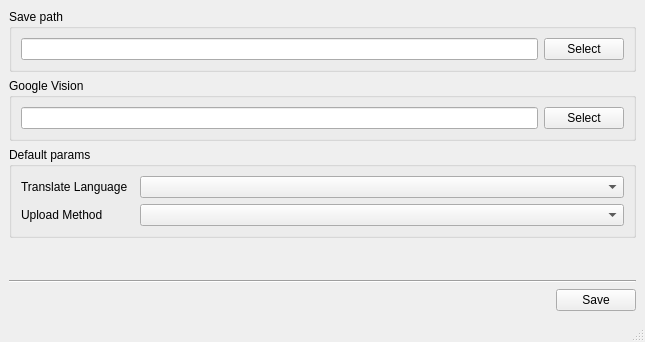
<?xml version="1.0" encoding="UTF-8"?>
<ui version="4.0">
 <class>MainWindow</class>
 <widget class="QMainWindow" name="MainWindow">
  <property name="geometry">
   <rect>
    <x>0</x>
    <y>0</y>
    <width>645</width>
    <height>342</height>
   </rect>
  </property>
  <property name="maximumSize">
   <size>
    <width>16777215</width>
    <height>16777215</height>
   </size>
  </property>
  <property name="windowTitle">
   <string>ScreenerQt: Settings</string>
  </property>
  <widget class="QWidget" name="centralwidget">
   <layout class="QGridLayout" name="gridLayout_2">
    <item row="5" column="0">
     <spacer name="horizontalSpacer">
      <property name="orientation">
       <enum>Qt::Horizontal</enum>
      </property>
      <property name="sizeHint" stdset="0">
       <size>
        <width>40</width>
        <height>20</height>
       </size>
      </property>
     </spacer>
    </item>
    <item row="0" column="0" colspan="2">
     <widget class="QGroupBox" name="groupBox">
      <property name="title">
       <string>Save path</string>
      </property>
      <layout class="QGridLayout" name="gridLayout">
       <item row="0" column="0">
        <layout class="QHBoxLayout" name="horizontalLayout">
         <item>
          <widget class="QLineEdit" name="input_dir">
           <property name="readOnly">
            <bool>true</bool>
           </property>
          </widget>
         </item>
         <item>
          <widget class="QPushButton" name="pushButton">
           <property name="text">
            <string>Select</string>
           </property>
          </widget>
         </item>
        </layout>
       </item>
      </layout>
     </widget>
    </item>
    <item row="5" column="1">
     <widget class="QPushButton" name="pushButton_3">
      <property name="text">
       <string>Save</string>
      </property>
     </widget>
    </item>
    <item row="1" column="0" colspan="2">
     <widget class="QGroupBox" name="groupBox_2">
      <property name="title">
       <string>Google Vision</string>
      </property>
      <layout class="QGridLayout" name="gridLayout_3">
       <item row="0" column="0">
        <layout class="QHBoxLayout" name="horizontalLayout_2">
         <item>
          <widget class="QLineEdit" name="input_cloud">
           <property name="readOnly">
            <bool>false</bool>
           </property>
          </widget>
         </item>
         <item>
          <widget class="QPushButton" name="pushButton_2">
           <property name="text">
            <string>Select</string>
           </property>
          </widget>
         </item>
        </layout>
       </item>
      </layout>
     </widget>
    </item>
    <item row="2" column="0" colspan="2">
     <widget class="QGroupBox" name="groupBox_3">
      <property name="title">
       <string>Default params</string>
      </property>
      <layout class="QFormLayout" name="formLayout">
       <item row="0" column="0">
        <layout class="QVBoxLayout" name="verticalLayout_2">
         <item>
          <widget class="QLabel" name="label_2">
           <property name="minimumSize">
            <size>
             <width>0</width>
             <height>0</height>
            </size>
           </property>
           <property name="maximumSize">
            <size>
             <width>16777215</width>
             <height>16777215</height>
            </size>
           </property>
           <property name="text">
            <string>Translate Language  </string>
           </property>
          </widget>
         </item>
         <item>
          <widget class="QLabel" name="label">
           <property name="minimumSize">
            <size>
             <width>0</width>
             <height>0</height>
            </size>
           </property>
           <property name="maximumSize">
            <size>
             <width>16777215</width>
             <height>16777215</height>
            </size>
           </property>
           <property name="text">
            <string>Upload Method</string>
           </property>
          </widget>
         </item>
        </layout>
       </item>
       <item row="0" column="1">
        <layout class="QVBoxLayout" name="verticalLayout">
         <item>
          <widget class="QComboBox" name="comboBox"/>
         </item>
         <item>
          <widget class="QComboBox" name="comboBox_2"/>
         </item>
        </layout>
       </item>
      </layout>
     </widget>
    </item>
    <item row="3" column="0">
     <spacer name="verticalSpacer">
      <property name="orientation">
       <enum>Qt::Vertical</enum>
      </property>
      <property name="sizeHint" stdset="0">
       <size>
        <width>20</width>
        <height>40</height>
       </size>
      </property>
     </spacer>
    </item>
    <item row="4" column="0" colspan="2">
     <widget class="Line" name="line">
      <property name="orientation">
       <enum>Qt::Horizontal</enum>
      </property>
     </widget>
    </item>
   </layout>
  </widget>
  <widget class="QStatusBar" name="statusbar"/>
 </widget>
 <resources/>
 <connections/>
</ui>
